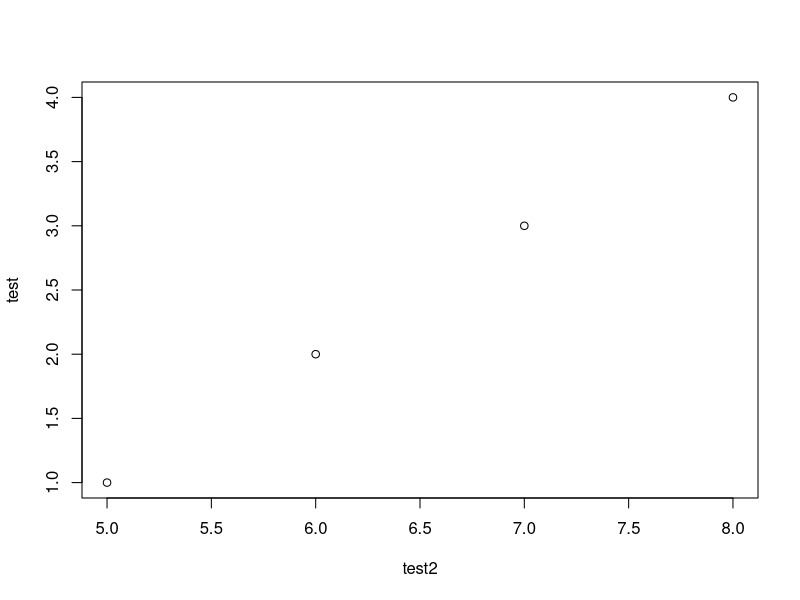

Reproduce this figure in R.
test<-c(1,2,3,4)
#create a vector of junk numbers
test2<-c(5,6,7,8)
#create another of junk numbers
plot(test~test2)
#plot the junk against each other